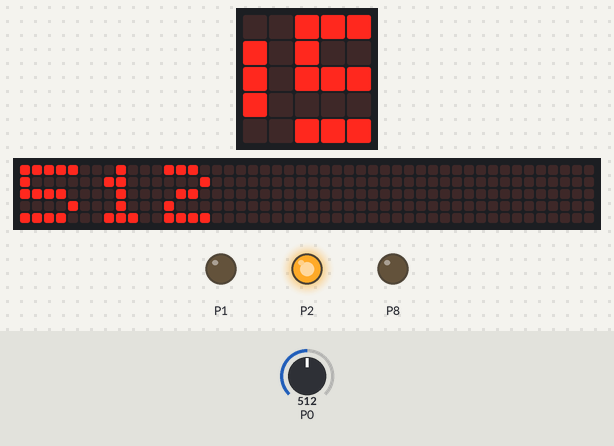
The program below on a simulated BBC micro:bit (MakeCode). On the bench: the board's 5×5 LED display, a strip that is not on the board, showing the scrolling text unrolled, output pins drawn as LEDs (lit = HIGH). Inputs (shaded band) come from the test bench; at power-on: P0 = 512 (analog values on the 0–1023 scale). The 48×5 strip is a reading aid, not a part: it shows the text the display is scrolling, unrolled, one strip-width of it at a time.

Above: at 1.3 s.
1.4 s: P0 set to 490
At 1.59 s:
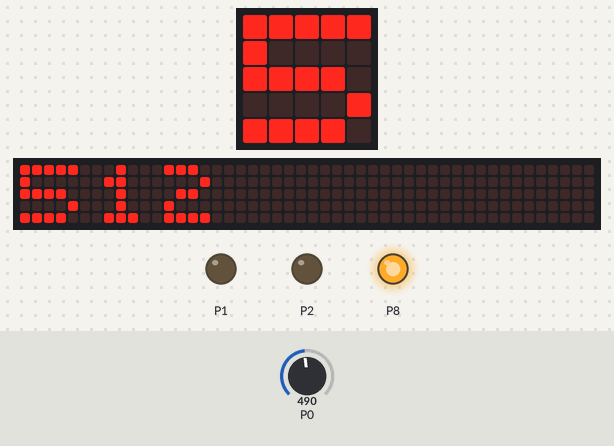
3.3 s: P0 set to 0
At 5.1 s:
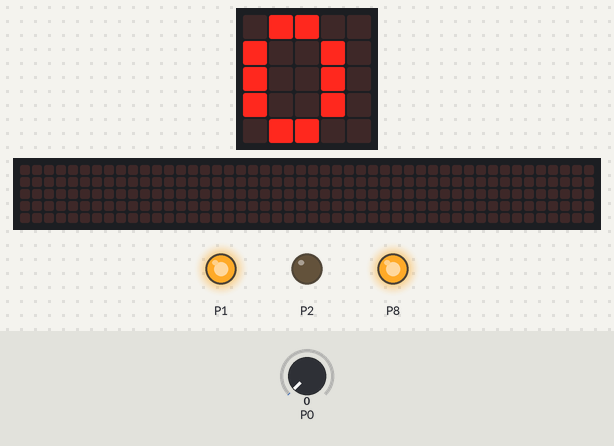
5.4 s: P0 set to 60
At 5.8 s:
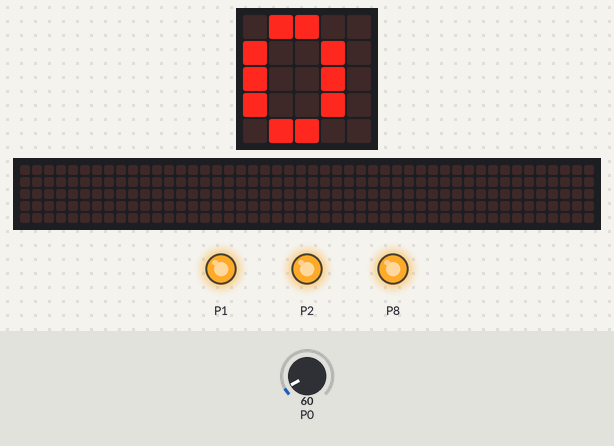
7.7 s: P0 set to 110
At 8.4 s:
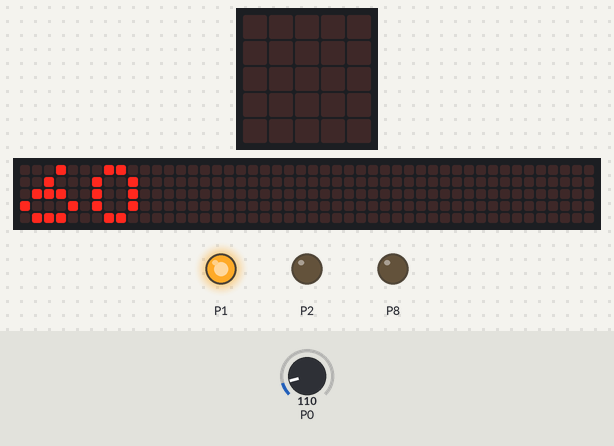
9.6 s: P0 set to 210
At 12.02 s:
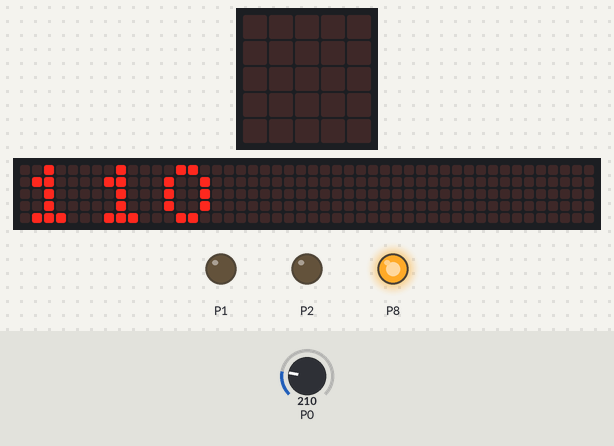
Timing chart, 0 to 13.5 s (numbered marks = the images above; inputs shaded):
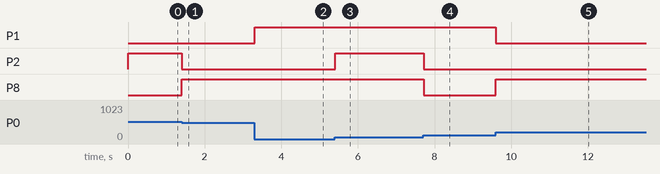

The program:

main.ts
```typescript
let intensité = 0
function Mauve () {
    pins.digitalWritePin(DigitalPin.P1, 1)
    pins.digitalWritePin(DigitalPin.P2, 0)
    pins.digitalWritePin(DigitalPin.P8, 1)
}
function blanc () {
    pins.digitalWritePin(DigitalPin.P1, 1)
    pins.digitalWritePin(DigitalPin.P2, 1)
    pins.digitalWritePin(DigitalPin.P8, 1)
}
function blue () {
    pins.digitalWritePin(DigitalPin.P1, 0)
    pins.digitalWritePin(DigitalPin.P2, 0)
    pins.digitalWritePin(DigitalPin.P8, 1)
}
function rouge () {
    pins.digitalWritePin(DigitalPin.P1, 1)
    pins.digitalWritePin(DigitalPin.P2, 0)
    pins.digitalWritePin(DigitalPin.P8, 0)
}
function vert () {
    pins.digitalWritePin(DigitalPin.P1, 0)
    pins.digitalWritePin(DigitalPin.P2, 1)
    pins.digitalWritePin(DigitalPin.P8, 0)
}
basic.forever(function () {
    basic.showNumber(intensité)
})
basic.forever(function () {
    intensité = pins.analogReadPin(AnalogPin.P0)
    if (intensité >= 500) {
        vert()
    } else if (intensité < 500 && intensité >= 200) {
        blue()
    } else if (intensité < 200 && intensité >= 100) {
        rouge()
    } else if (intensité < 100 && intensité < 50) {
        Mauve()
    } else {
        blanc()
    }
})
```

test.ts
```typescript
// les tests vont ici ; cela ne sera pas compilé si ce paquet est utilisé en tant qu'extension.
```

Measured:
- after the input at 1.4 s, P2: HIGH → LOW at once; P8: LOW → HIGH at once
- after the input at 3.3 s, P1: LOW → HIGH at once
- after the input at 5.4 s, P2: LOW → HIGH at once
- after the input at 7.7 s, P2, P8: HIGH → LOW at once
- after the input at 9.6 s, P1: HIGH → LOW at once; P8: LOW → HIGH at once
- what the display in image 4 shows lasts 0.4 s, from 8.2 s to 8.6 s
